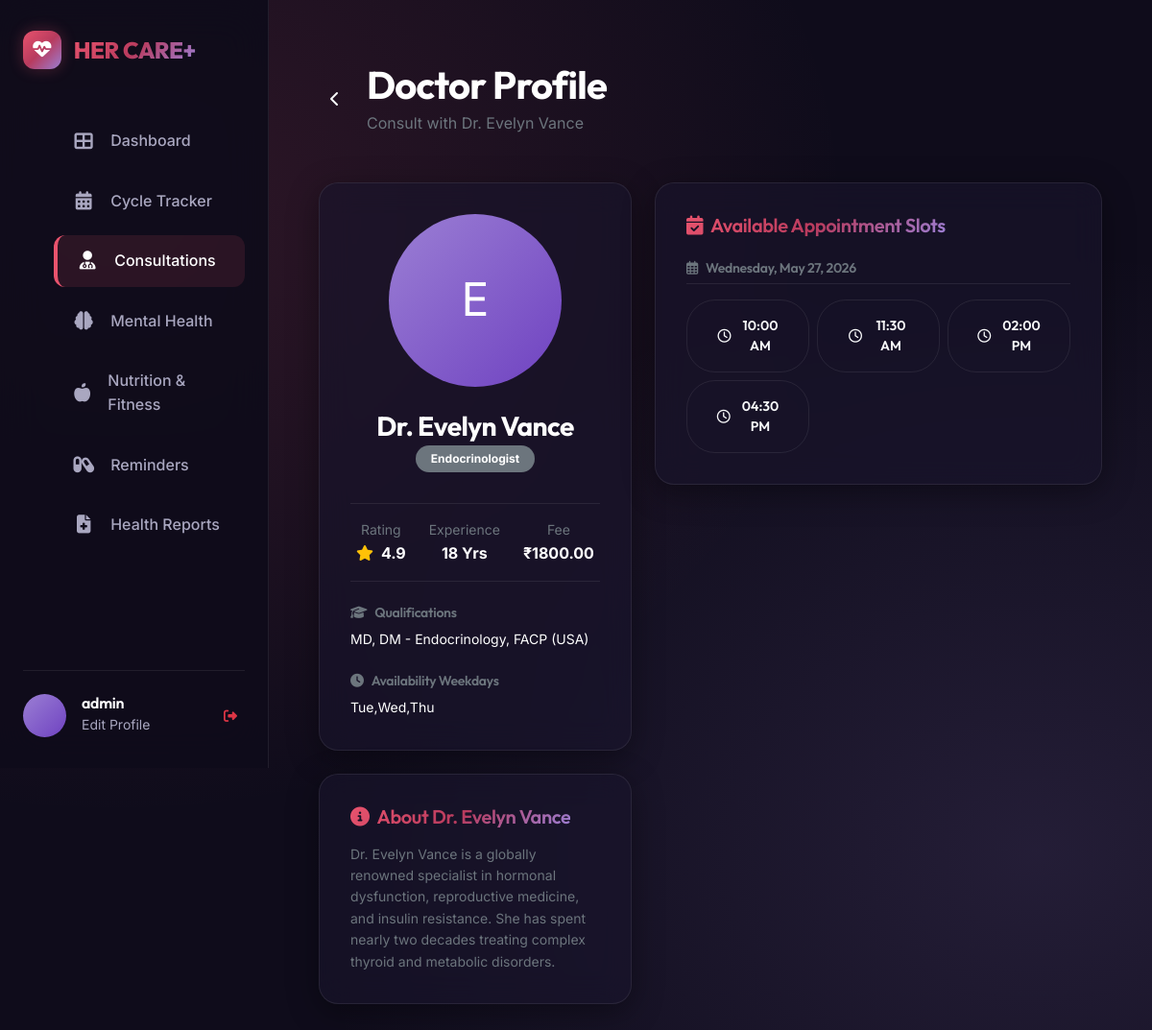
Page /appointments/doctor/3/ (signed in) on the committed database.
### appointments/models.py (models this page shows, shortened)
class Doctor(models.Model):
    SPECIALIZATION_CHOICES = [
        ('gynecologist', 'Gynecologist'),
        ('obstetrician', 'Obstetrician'),
        ('dermatologist', 'Dermatologist'),
        ('endocrinologist', 'Endocrinologist'),
        ('nutritionist', 'Nutritionist'),
        ('psychiatrist', 'Psychiatrist'),
        ('psychologist', 'Psychologist'),
        ('general', 'General Physician'),
        ('physiotherapist', 'Physiotherapist'),
    ]
    name = models.CharField(max_length=100)
    specialization = models.CharField(max_length=20, choices=SPECIALIZATION_CHOICES)
    qualification = models.CharField(max_length=200)
    experience_years = models.IntegerField(default=0)
    rating = models.DecimalField(max_digits=2, decimal_places=1, default=4.0)
    consultation_fee = models.DecimalField(max_digits=8, decimal_places=2)
    bio = models.TextField(blank=True)
    profile_image = models.ImageField(upload_to='doctors/', blank=True, null=True)
    available_days = models.CharField(max_length=100, default='Mon,Tue,Wed,Thu,Fri',
                                       help_text='Comma-separated days')
    is_active = models.BooleanField(default=True)
    class Meta:
        ordering = ['-rating', 'name']

class TimeSlot(models.Model):
    doctor = models.ForeignKey(Doctor, on_delete=models.CASCADE, related_name='time_slots')
    date = models.DateField()
    start_time = models.TimeField()
    end_time = models.TimeField()
    is_booked = models.BooleanField(default=False)
    class Meta:
        ordering = ['date', 'start_time']
        unique_together = ['doctor', 'date', 'start_time']

### appointments/views.py (the view)
# urls.py: path('doctor/<int:pk>/', views.doctor_detail, name='doctor_detail'),
@login_required
def doctor_detail(request, pk):
    doctor = get_object_or_404(Doctor, pk=pk, is_active=True)
    today = timezone.now().date()
    available_slots = TimeSlot.objects.filter(
        doctor=doctor,
        date__gte=today,
        is_booked=False
    ).order_by('date', 'start_time')
    slots_by_date = {}
    for slot in available_slots:
        date_str = slot.date.strftime('%A, %B %d, %Y')
        if date_str not in slots_by_date:
            slots_by_date[date_str] = []
        slots_by_date[date_str].append(slot)
    context = {
        'doctor': doctor,
        'slots_by_date': slots_by_date,
    }
    return render(request, 'appointments/doctor_detail.html', context)

### appointments/templates/appointments/doctor_detail.html
{% extends 'base.html' %}
{% load static %}
{% block content %}
<div class="container py-4">
    <div class="d-flex align-items-center gap-3 mb-5">
        <a href="{% url 'doctor_list' %}" class="btn btn-outline-light border-0"><i class="fas fa-chevron-left"></i></a>
        <div>
            <h1 class="fw-bold mb-1">Doctor Profile</h1>
            <p class="text-secondary mb-0">Consult with Dr. {{ doctor.name }}</p>
        </div>
    </div>
    <div class="row g-4">
        <div class="col-lg-5">
            <div class="glass-card text-center mb-4">
                <div class="doctor-img-container mx-auto mb-4" style="width: 180px; height: 180px; border-radius: 50%;">
                    {% if doctor.profile_image %}
                        <img src="{{ doctor.profile_image.url }}" class="doctor-img" alt="Dr. {{ doctor.name }}">
                    {% else %}
                        <div class="d-flex align-items-center justify-content-center h-100 text-white font-weight-bold" style="font-size: 3rem; background: var(--accent-grad);">
                            {{ doctor.name|slice:":1" }}
                        </div>
                    {% endif %}
                </div>
                <h3 class="fw-bold mb-1">Dr. {{ doctor.name }}</h3>
                <span class="badge bg-secondary text-capitalize rounded-pill px-3 py-2 mb-3" style="background: rgba(255,255,255,0.08);">
                    {{ doctor.get_specialization_display }}
                </span>
                <div class="d-flex justify-content-center gap-4 text-center my-3 border-top border-bottom py-3" style="border-color: var(--border-glass) !important;">
                    <div>
                        <span class="small text-secondary d-block">Rating</span>
                        <strong class="text-white"><i class="fas fa-star text-warning me-1"></i> {{ doctor.rating }}</strong>
                    </div>
                    <div>
                        <span class="small text-secondary d-block">Experience</span>
                        <strong class="text-white">{{ doctor.experience_years }} Yrs</strong>
                    </div>
                    <div>
                        <span class="small text-secondary d-block">Fee</span>
                        <strong class="text-white">₹{{ doctor.consultation_fee }}</strong>
                    </div>
                </div>
                <div class="text-start mt-4">
                    <h6 class="text-secondary small mb-2"><i class="fas fa-graduation-cap me-2"></i>Qualifications</h6>
                    <p class="small text-white mb-4">{{ doctor.qualification }}</p>
                    <h6 class="text-secondary small mb-2"><i class="fas fa-clock me-2"></i>Availability Weekdays</h6>
                    <p class="small text-white mb-0 text-capitalize">{{ doctor.available_days }}</p>
                </div>
            </div>
            <div class="glass-card">
                <h5 class="mb-3 text-gradient"><i class="fas fa-info-circle me-2"></i>About Dr. {{ doctor.name }}</h5>
                <p class="small text-secondary mb-0" style="line-height: 1.6;">
                    {{ doctor.bio }}
                </p>
            </div>
        </div>
        <div class="col-lg-7">
            <div class="glass-card">
                <h5 class="mb-4 text-gradient"><i class="fas fa-calendar-check me-2"></i>Available Appointment Slots</h5>
                {% if slots_by_date %}
                    <div class="d-flex flex-column gap-4">
                        {% for date_str, slots in slots_by_date.items %}
                            <div>
                                <h6 class="text-secondary small mb-3 border-bottom pb-2" style="border-color: var(--border-glass) !important;">
                                    <i class="far fa-calendar-alt me-2"></i>{{ date_str }}
                                </h6>
                                <div class="row g-2">
                                    {% for slot in slots %}
                                        <div class="col-6 col-sm-4">
                                            <a href="{% url 'book_appointment' slot.pk %}"
                                               class="btn btn-secondary-premium btn-sm w-100 py-3 text-center text-decoration-none">
                                                <i class="far fa-clock me-1"></i> {{ slot.start_time|time:"h:i A" }}
                                            </a>
                                        </div>
                                    {% endfor %}
                                </div>
                            </div>
                        {% endfor %}
                    </div>
                {% else %}
                    <div class="text-center py-5">
                        <i class="far fa-calendar-times fs-1 text-muted mb-3 d-block"></i>
                        <p class="text-secondary">No active slots scheduled for booking. Please check back later.</p>
                    </div>
                {% endif %}
            </div>
        </div>
    </div>
</div>
{% endblock %}

### templates/base.html (shortened to what this page needs)
{% load static %}
<!DOCTYPE html>
<html lang="en">
<head>
    <link href="https://cdn.jsdelivr.net/npm/bootstrap@5.3.2/dist/css/bootstrap.min.css" rel="stylesheet">
    <link href="https://cdnjs.cloudflare.com/ajax/libs/font-awesome/6.4.2/css/all.min.css" rel="stylesheet">
    <link href="{% static 'css/style.css' %}" rel="stylesheet">
</head>
<body>
    {% if user.is_authenticated %}
    <div class="app-container">
        <aside class="sidebar">
            <a href="{% url 'dashboard' %}" class="sidebar-logo">
                <span class="btn-premium p-2 d-inline-flex align-items-center justify-content-center" style="width: 40px; height: 40px; border-radius: 12px;">
                    <i class="fas fa-heartbeat" style="font-size: 1.2rem;"></i>
                </span>
                <h2 class="m-0 text-gradient">HER CARE+</h2>
            </a>
            <ul class="nav-menu">
                <li class="nav-item {% if request.resolver_match.app_name == 'dashboard' or request.resolver_match.url_name == 'dashboard' %}active{% endif %}">
                    <a href="{% url 'dashboard' %}">
                        <i class="fas fa-th-large"></i>
                        <span>Dashboard</span>
                    </a>
                </li>
                <li class="nav-item {% if 'cycle-tracker' in request.path %}active{% endif %}">
                    <a href="{% url 'tracker_home' %}">
                        <i class="fas fa-calendar-alt"></i>
                        <span>Cycle Tracker</span>
                    </a>
                </li>
                <li class="nav-item {% if 'appointments' in request.path %}active{% endif %}">
                    <a href="{% url 'doctor_list' %}">
                        <i class="fas fa-user-md"></i>
                        <span>Consultations</span>
                    </a>
                </li>
                <li class="nav-item {% if 'mental-health' in request.path %}active{% endif %}">
                    <a href="{% url 'mental_health_home' %}">
                        <i class="fas fa-brain"></i>
                        <span>Mental Health</span>
                    </a>
                </li>
                <li class="nav-item {% if 'nutrition' in request.path %}active{% endif %}">
                    <a href="{% url 'nutrition_home' %}">
                        <i class="fas fa-apple-alt"></i>
                        <span>Nutrition & Fitness</span>
                    </a>
                </li>
                <li class="nav-item {% if 'reminders' in request.path %}active{% endif %}">
                    <a href="{% url 'reminders_home' %}">
                        <i class="fas fa-capsules"></i>
                        <span>Reminders</span>
                    </a>
                </li>
                <li class="nav-item {% if 'health-reports' in request.path %}active{% endif %}">
                    <a href="{% url 'reports_home' %}">
                        <i class="fas fa-file-medical"></i>
                        <span>Health Reports</span>
                    </a>
                </li>
            </ul>
            <div class="sidebar-user">
                {% if user.profile.profile_picture %}
                    <img src="{{ user.profile.profile_picture.url }}" class="user-avatar" alt="Avatar">
                {% else %}
                    <div class="user-avatar">{{ user.first_name|slice:":1" }}{% if user.last_name %}{{ user.last_name|slice:":1" }}{% endif %}</div>
                {% endif %}
                <div class="user-details overflow-hidden">
                    <h6 class="m-0 text-truncate">{{ user.get_full_name|default:user.username }}</h6>
                    <a href="{% url 'profile' %}" class="small text-decoration-none" style="color: var(--text-secondary);">Edit Profile</a>
                </div>
                <a href="{% url 'logout' %}" class="ms-auto btn btn-sm btn-outline-danger border-0" title="Logout">
                    <i class="fas fa-sign-out-alt"></i>
                </a>
            </div>
        </aside>
        <main class="main-content">
            {% block content %}{% endblock %}
        </main>
    </div>
    {% endif %}
</body>
</html>

### static/css/style.css (style rules this page uses)
:root { --bg-dark: #0f0c1b; --bg-card: rgba(26, 21, 44, 0.65); --bg-card-hover: rgba(38, 31, 64, 0.85); --border-glass: rgba(255, 255, 255, 0.08); --border-glass-focus: rgba(232, 83, 109, 0.4); --primary-grad: linear-gradient(135deg, #e8536d 0%, #b83b5e 50%, #9b7fd4 100%); --accent-grad: linear-gradient(135deg, #9b7fd4 0%, #6f42c1 100%); --teal-grad: linear-gradient(135deg, #2ec4b6 0%, #0f9f90 100%); --text-primary: #f8f9fa; --text-secondary: #a9a7c0; --text-muted: #6c6985; --primary-color: #e8536d; --accent-color: #9b7fd4; --teal-color: #2ec4b6; --shadow-main: 0 8px 32px 0 rgba(0, 0, 0, 0.37); --shadow-glow: 0 0 15px rgba(232, 83, 109, 0.3); --font-heading: 'Outfit', sans-serif; --font-body: 'Inter', sans-serif; }
* { margin: 0; padding: 0; box-sizing: border-box; }
body { background-color: var(--bg-dark); background-image: radial-gradient(at 10% 20%, rgba(232, 83, 109, 0.15) 0px, transparent 50%), radial-gradient(at 90% 80%, rgba(155, 127, 212, 0.15) 0px, transparent 50%); background-attachment: fixed; color: var(--text-primary); font-family: var(--font-body); min-height: 100vh; overflow-x: hidden; line-height: 1.6; }
h1, h2, h3, h4, h5, h6 { font-family: var(--font-heading); font-weight: 600; letter-spacing: -0.02em; color: #ffffff; }
.glass-card { background: var(--bg-card); backdrop-filter: blur(16px); -webkit-backdrop-filter: blur(16px); border: 1px solid var(--border-glass); border-radius: 20px; padding: 2rem; box-shadow: var(--shadow-main); transition: all 0.4s cubic-bezier(0.165, 0.84, 0.44, 1); }
.text-gradient { background: var(--primary-grad); -webkit-background-clip: text; -webkit-text-fill-color: transparent; display: inline-block; }
.btn-premium { background: var(--primary-grad); color: #ffffff; border: none; border-radius: 30px; padding: 0.8rem 2rem; font-family: var(--font-heading); font-weight: 600; letter-spacing: 0.03em; text-transform: uppercase; font-size: 0.85rem; cursor: pointer; box-shadow: var(--shadow-glow); transition: all 0.3s ease; text-decoration: none; display: inline-flex; align-items: center; justify-content: center; gap: 0.5rem; }
.btn-secondary-premium { background: transparent; color: var(--text-primary); border: 1.5px solid var(--border-glass); border-radius: 30px; padding: 0.8rem 2rem; font-family: var(--font-heading); font-weight: 600; cursor: pointer; transition: all 0.3s ease; text-decoration: none; display: inline-flex; align-items: center; justify-content: center; gap: 0.5rem; }
.app-container { display: flex; min-height: 100vh; }
.sidebar { width: 280px; background: rgba(15, 12, 27, 0.95); border-right: 1px solid var(--border-glass); padding: 2rem 1.5rem; display: flex; flex-direction: column; position: fixed; height: 100vh; z-index: 100; backdrop-filter: blur(20px); }
.sidebar-logo { display: flex; align-items: center; gap: 0.8rem; margin-bottom: 3rem; text-decoration: none; }
.sidebar-logo h2 { font-family: var(--font-heading); font-weight: 800; font-size: 1.5rem; }
.nav-menu { list-style: none; display: flex; flex-direction: column; gap: 0.5rem; flex-grow: 1; }
.nav-item a { display: flex; align-items: center; gap: 1rem; padding: 0.9rem 1.2rem; color: var(--text-secondary); text-decoration: none; border-radius: 12px; font-weight: 500; transition: all 0.3s ease; }
.nav-item a:hover, .nav-item.active a { color: #ffffff; background: rgba(232, 83, 109, 0.12); border-left: 4px solid var(--primary-color); }
.nav-item i { font-size: 1.2rem; width: 24px; text-align: center; }
.sidebar-user { border-top: 1px solid var(--border-glass); padding-top: 1.5rem; display: flex; align-items: center; gap: 1rem; }
.user-avatar { width: 45px; height: 45px; border-radius: 50%; background: var(--accent-grad); display: flex; align-items: center; justify-content: center; font-weight: bold; color: white; object-fit: cover; }
.main-content { margin-left: 280px; flex-grow: 1; padding: 2.5rem; min-height: 100vh; }
.doctor-img-container { width: 100%; height: 200px; border-radius: 12px; overflow: hidden; margin-bottom: 1.2rem; background: var(--accent-grad); position: relative; }

### rows in the picture
Doctor: name "Evelyn Vance", name "E", specialization "Endocrinologist", rating "4.9", experience_years "18", consultation_fee "1800.00", qualification "MD, DM - Endocrinology, FACP (USA)", available_days "Tue,Wed,Thu", bio "Dr. Evelyn Vance is a globally renowned specialist in hormonal dysfunction, reproductive medicine, and insulin resistance. She has spent nearly two decades treating complex thyroid and metabolic disorders."
TimeSlot: date_str "Wednesday, May 27, 2026", start_time "10:00 AM"
TimeSlot: start_time "11:30 AM"
TimeSlot: start_time "02:00 PM"
TimeSlot: start_time "04:30 PM"

### other values in the picture
{{ user.get_full_name|default:user.username }} "admin"
